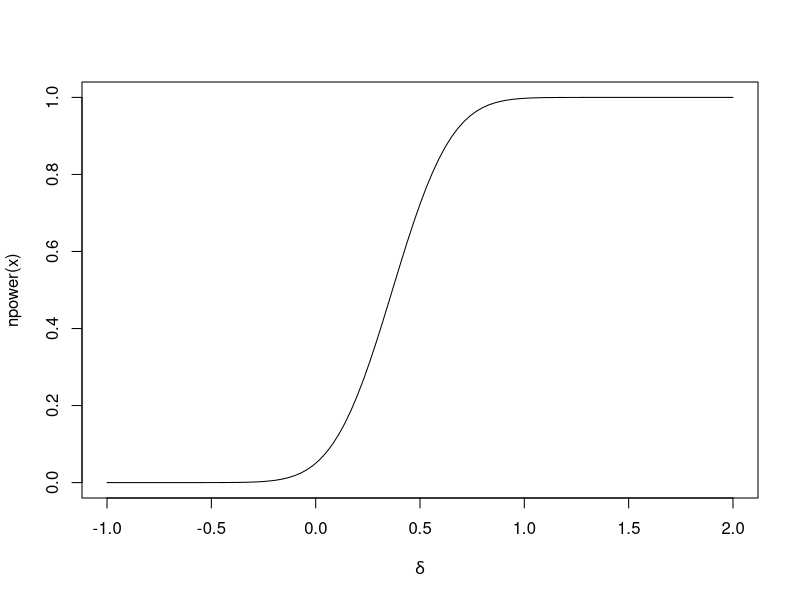
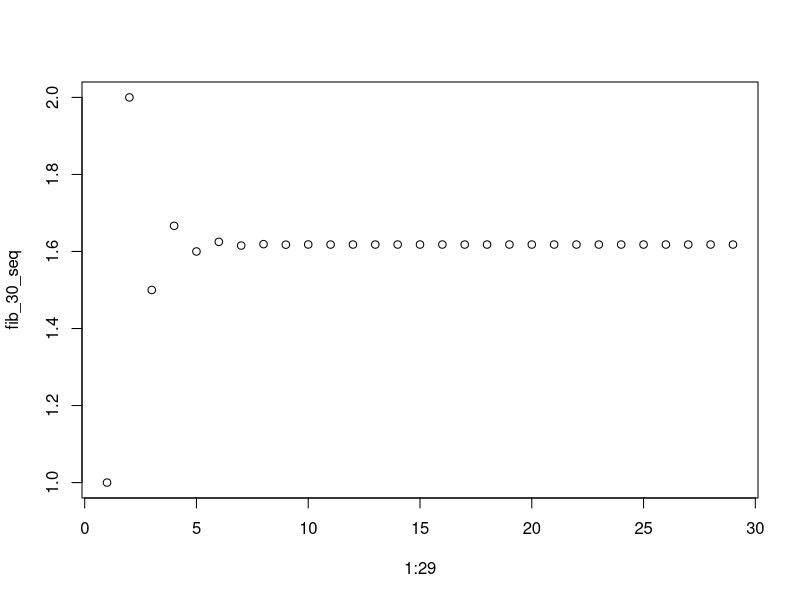
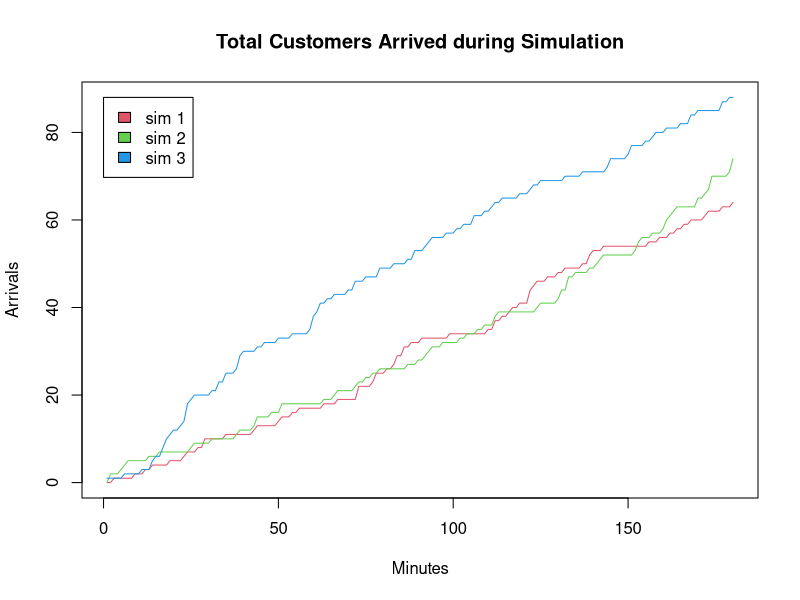
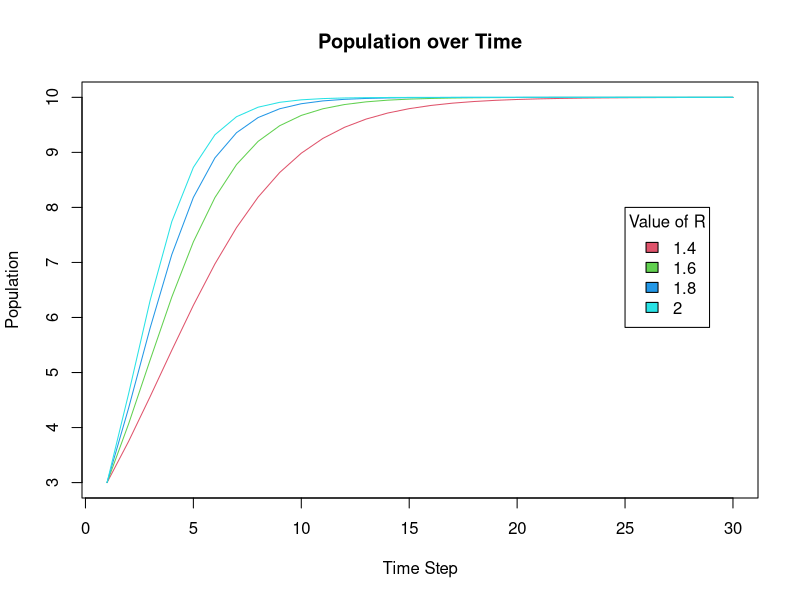
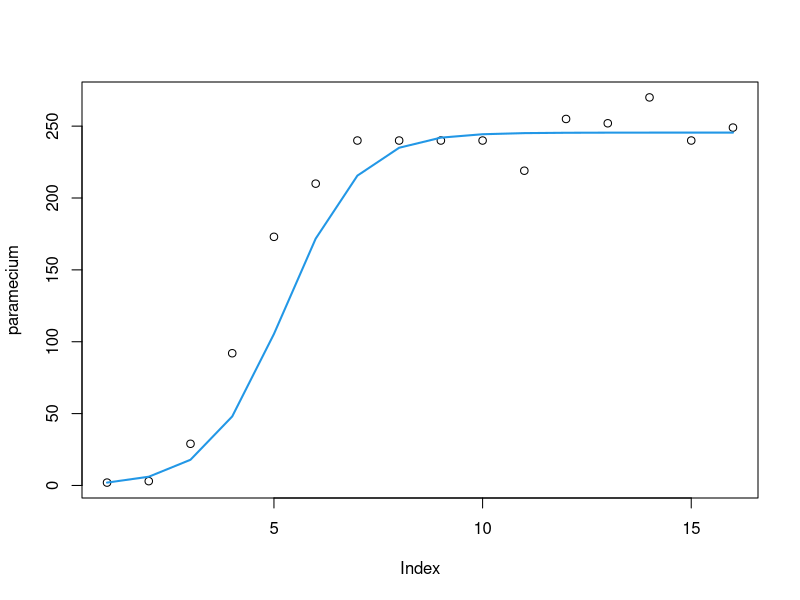

Reproduce these figures in R, in order.
# Ciarán Ó hAoláin - 17309103

# Q1
# (a)
ztest <- function (u0, stdev, sample)
  (mean(sample) - u0) / (stdev / sqrt(length(sample)))

q1a_test <-
  function ()
    ztest(0, 1, rnorm(20)) >= qnorm(0.05, lower.tail = FALSE)
q1a_test()
# FALSE
# H_0 is NOT rejected

# (b)
prop_fn_true <- function (n, f)
  sum(replicate(n, f())) / n
prop_fn_true(1000, q1a_test)
# 5.8% of the time, H_0 is rejected

# (c)
q1c_test <- function () {
  q1c_sample <- rnorm(20)
  q1c_sample[1] <- q1c_sample[1] + 10
  ztest(0, 1, q1c_sample) >= qnorm(0.05, lower.tail = FALSE)
}
q1c_test()
# We DO reject H_0

# (d)
prop_fn_true(1000, q1c_test)
# 72.3% of the time, H_0 is rejected
# The presence of the outlier makes us less likely to reject H_0

# (e)
npower <- function (delta = 0,
                    sigma = 1,
                    n = 20) {
  pnorm(qnorm(0.05, lower.tail = FALSE) - (delta * sqrt(n)) / sigma,
        lower.tail = FALSE)
}

# (f)
npower(sigma = 1,
       n = 20,
       delta = c(0, 0.2))
# 0.05, 0.226499
npower(sigma = 1,
       n = 100,
       delta = c(0, 0.2))
# 0.05, 0.63876

# (g)
curve(npower,-1, 2, xlab = expression(delta))
# This plot shows we're more likely reject H_0
# when the alternative the larger delta is.


# Q2
# When a=0, we divide by 0 yielding infinity.
# This is obviously incorrect, for example,
# if 3x-3=0, x=1. But qroots returns -Inf, NaN
# This is because -6/0 is -Inf, and 0/0 is NaN
# Obviosuly these answers are useless and wrong
# So let's rewrite the function to take these
# circumstances into consideration:
qroots <- function(a, b, c) {
  # Start changes
  if (a == 0) {
    if (b == 0) {
      roots <- c()
      return(roots)
    }
    root <- -c / b
    roots <- c(root, root)
    return(roots)
  }
  # End changes
  d <- b ^ 2 - 4 * a * c
  if (d > 0) {
    d1 <- sqrt(d)
    roots <-  c((-b - d1) / (2 * a), (-b + d1) / (2 * a))
    return(roots)
  }
  if (d == 0) {
    r <-  -b / (2 * a)
    roots <- c(r, r)
    return(roots)
  }
  roots <- c()
  return(roots)
}

qroots(1, -3, 2)
qroots(1, 4, 4)
qroots(1, 1, 1)

# Now these also work
qroots(0, 4, 0)
qroots(0, 4, 8)


# Q3
# (a)
fib <- function (n) {
  if (n <= 2)
    tail(c(1, 1), n = n)
  else {
    prev <- fib(n - 1)
    c(prev, sum(tail(prev, n = 2)))
  }
}
fib(80)
# 1 1 2 3 5 8 13 21 34 55 89 144 233 377 610 ...

# (b)
fib_30 <- fib(30)
fib_30_seq <- fib_30[2:30] / fib_30[1:29]
plot(1:29, fib_30_seq)
# The sequence appears to converge to 1.618034

# (c)
(1 + sqrt(5)) / 2
# 1.618034
# The sequence IS converging to this ratio

# Q4
# (a)
num_arrivals <- function(time_windows)
  rpois(time_windows, 2 / 5)
sum(num_arrivals(180))
mean(replicate(100000, sum(num_arrivals(180))))
# 72

# (b)
sims <- replicate(3, num_arrivals(180))
sums <- apply(sims, 2, cumsum)
plot(
  sums[, 1],
  col = 2,
  type = "l",
  ylim = c(0, max(sums)),
  xlab = "",
  ylab = ""
)
lines(sums[, 2], col = 3)
lines(sums[, 3], col = 4)

# (c)
title("Total Customers Arrived during Simulation",
      xlab = "Minutes",
      ylab = "Arrivals")
legend(
  0,
  y = max(sums),
  legend = c("sim 1", "sim 2", "sim 3"),
  fill = 2:4
)

# Q5
# (a)
current_value <- 3 # n1 initial value
R <- 1.4
K <- 10
time <- 30
list_of_values <- c(current_value)
for (i in 2:time) {
  current_value  <-
    (K * R * current_value) / (K + current_value * (R - 1))
  list_of_values <- c(list_of_values, current_value)
}
current_value
# 9.99865
end_answer_q5a <- current_value

list_of_values
# 3.000000 3.750000 4.565217  ... 9.998650
answer_q5a <- list_of_values


# (b)
bhmodel <- function (R, K, n1, time) {
  if (time == 1) {
    return(c(n1))
  }
  prev <- bhmodel(R, K, n1, time - 1)
  n_minus1 <- tail(prev, n = 1)
  return(c(prev, (K * R * n_minus1) / (K + n_minus1 * (R - 1))))
}
bhmodel(1.4, 10, 3, 30)
# 3.000000 3.750000 4.565217  ... 9.998650
# Same final value as above

# My function returns a vector with value at every step,
# if the function only needs the final value then we can use this:
bhmodel_final_value <-
  function (R, K, n1, time)
    tail(bhmodel(R, K, n1, time), n = 1)
bhmodel_final_value(1.4, 10, 3, 30)
# 9.99865 as above, again

# (c)
r_vals <- seq(1.4, 2, 0.2)
evaluated_scenarios <-
  sapply(r_vals, function (R)
    bhmodel(
      R = R,
      K = 10,
      n1 = 3,
      time = 30
    ))
plot(
  evaluated_scenarios[, 1],
  type = "l",
  col = 2,
  xlab = "Time Step",
  ylab = "Population"
)
for (i in 2:length(r_vals))
  lines(evaluated_scenarios[, i], col = i + 1)
title("Population over Time")
legend(
  25,
  y = 8,
  title = "Value of R",
  legend = r_vals,
  fill = 2:(length(r_vals) + 1)
)

# (d)
explicit_nt <- function(R, K, n1, time)
  c(n1, (K * n1) / (n1 + (K - n1) * R ^ (-(1:29))))

# Check all the values
all.equal(explicit_nt(1.4, 10, 3, 1:30), answer_q5a)
# TRUE
# They are the same

# (e)
paramecium <-
  c(2, 3, 29, 92, 173, 210, 240, 240, 240, 240, 219, 255, 252, 270, 240, 249)

y <- paramecium[-length(paramecium)] / paramecium[-1]
x <- paramecium[-length(paramecium)]

fit <- lm(y ~ x)
betas <- coef(fit)
beta0 <- betas[1]
beta1 <- betas[2]

R.hat <- 1 / beta0
K.hat <- (R.hat - 1) / (R.hat * beta1)

plot(paramecium)
fitted <- bhmodel(
  R = R.hat,
  K = K.hat,
  n1 = paramecium[1],
  time = length(paramecium)
)
lines(fitted, col = 4, lwd = 2)  

